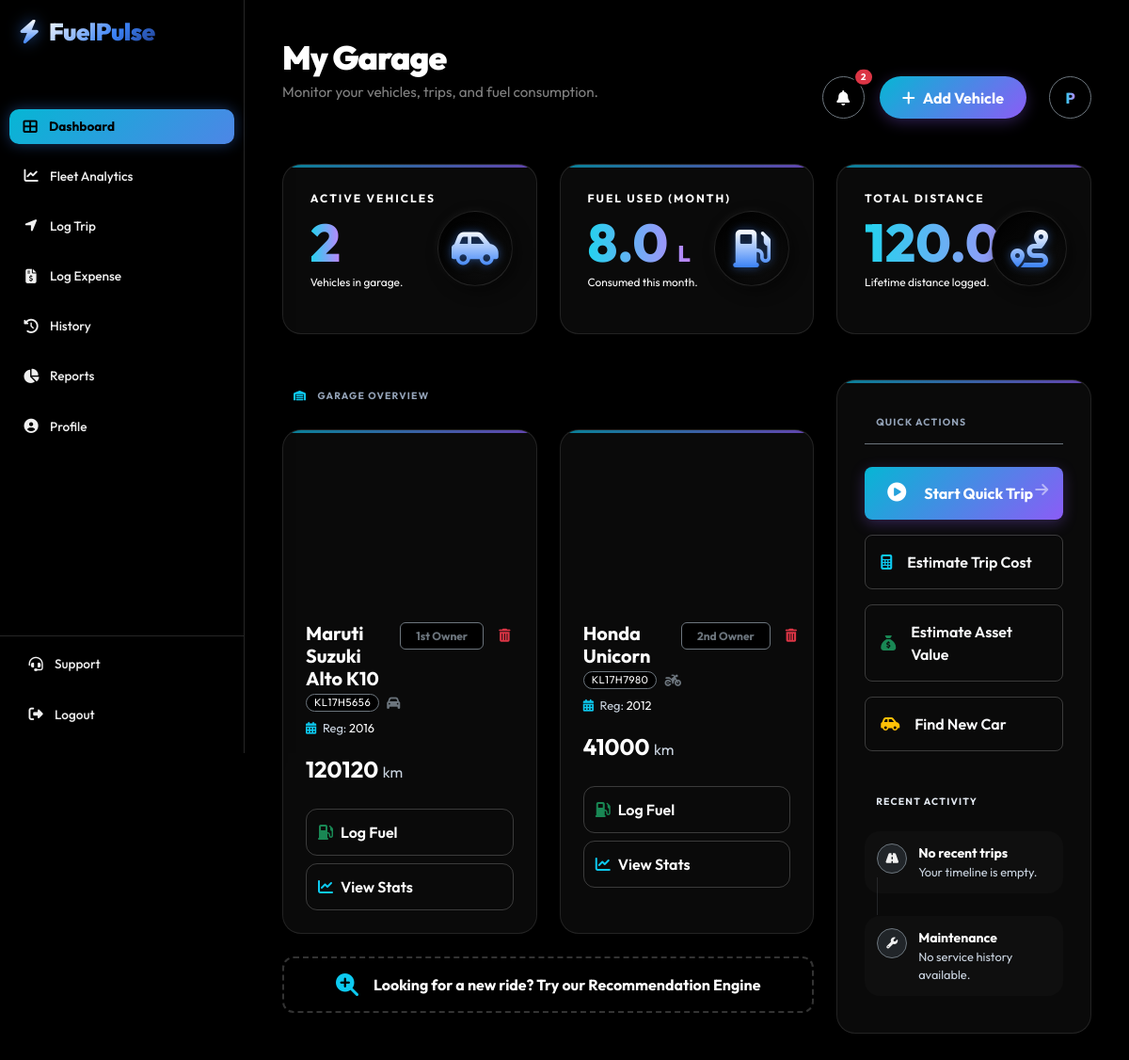
/dashboard/ (signed in), run on an earlier commit of the app's database.
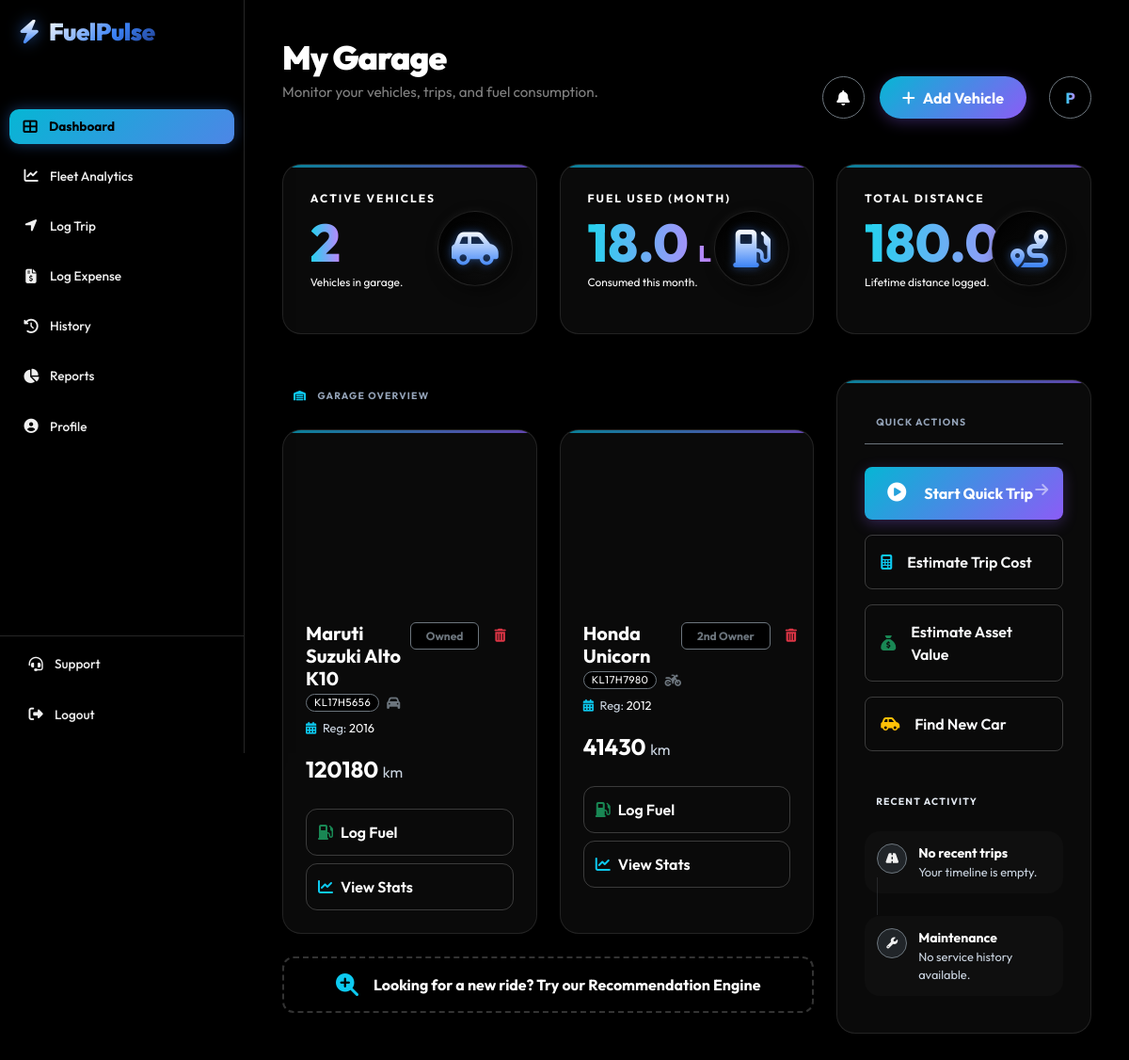
And on a later commit of the database.
### core/models.py (models this page shows, shortened)
class Vehicle(models.Model):
    CATEGORY_CHOICES = [
        ('Two Wheeler', 'Two Wheeler'),
        ('Four Wheeler', 'Four Wheeler'),
        ('Heavy Vehicle', 'Heavy Vehicle'),
    ]
    ownership_type = models.CharField(max_length=50, default="1st Owner")
    FUEL_CHOICES = [
        ('Petrol', 'Petrol'),
        ('Diesel', 'Diesel'),
        ('CNG', 'CNG'),
        ('Electric', 'Electric')
    ]
    owner = models.ForeignKey(User, on_delete=models.CASCADE)
    category = models.CharField(max_length=20, choices=CATEGORY_CHOICES, default='Four Wheeler')
    make = models.CharField(max_length=50)       # e.g. Maruti, Honda (No restricted choices, accepts JS input)
    model_name = models.CharField(max_length=50) # e.g. Swift, City
    license_plate = models.CharField(max_length=20)
    target_mileage = models.FloatField(default=0.0, help_text="Target km/L (e.g., 18.5)")
    target_cost_per_km = models.FloatField(default=0.0, help_text="Target Cost per KM (e.g., 5.0)")
    purchase_year = models.IntegerField(default=2023)
    purchase_price = models.DecimalField(max_digits=12, decimal_places=2, default=500000.00)
    fuel_type = models.CharField(max_length=20, choices=FUEL_CHOICES, default='Petrol')
    current_odometer = models.IntegerField(default=0)
    purchase_price = models.DecimalField(max_digits=12, decimal_places=2, default=500000.00)
    purchase_year = models.IntegerField(default=2021)
    insurance_expiry = models.DateField(null=True, blank=True)
    pollution_expiry = models.DateField(null=True, blank=True)
    fitness_expiry = models.DateField(null=True, blank=True)
    image_url = models.URLField(max_length=500, blank=True, null=True)
    is_active = models.BooleanField(default=True)

### core/views.py (the view)
# urls.py: path('dashboard/', views.dashboard, name='dashboard'),
@login_required
def dashboard(request):
    vehicles = Vehicle.objects.filter(owner=request.user)
    vehicle_count = vehicles.count()
    now = timezone.now()
    fuel_data = FuelLog.objects.filter(
        driver=request.user,
        date__month=now.month,
        date__year=now.year
    ).aggregate(Sum('liters_filled'))
    total_fuel = fuel_data['liters_filled__sum'] or 0
    trip_data = TripLog.objects.filter(driver=request.user).aggregate(Sum('distance_km'))
    total_distance = trip_data['distance_km__sum'] or 0
    notifications = []
    today = datetime.date.today()
    warning_period = datetime.timedelta(days=30) # Warn 30 days before
    for v in vehicles:
        if v.insurance_expiry:
            days_left = (v.insurance_expiry - today).days
            if days_left < 0:
                notifications.append({'type': 'danger', 'msg': f"Insurance EXPIRED for {v.model_name}!"})
            elif days_left <= 30:
                notifications.append({'type': 'warning', 'msg': f"Insurance for {v.model_name} expires in {days_left} days."})
        if v.pollution_expiry:
            days_left = (v.pollution_expiry - today).days
            if days_left < 0:
                notifications.append({'type': 'danger', 'msg': f"PUC EXPIRED for {v.model_name}!"})
            elif days_left <= 30:
                notifications.append({'type': 'warning', 'msg': f"PUC for {v.model_name} expires in {days_left} days."})
    valuation_result = request.session.pop('valuation_result', None)
    valuation_vehicle = request.session.pop('valuation_vehicle', None)
    context = {
        'vehicles': vehicles,
        'vehicle_count': vehicle_count,
        'total_fuel': round(total_fuel, 1),
        'total_distance': round(total_distance, 1),
        'valuation_result': valuation_result,
        'valuation_vehicle': valuation_vehicle,
        'notifications': notifications,
        'notification_count': len(notifications),
    }
    return render(request, 'core/dashboard.html', context)
    client = OpenAI(api_key="")

### templates/core/dashboard.html (shortened to what the changed rows need)
{% extends 'base.html' %}
{% load static %}
{% block content %}
<div class="d-flex justify-content-between align-items-end mb-5 fade-in-up"
     style="animation-duration: 0.6s; position: relative; z-index: 1050;">
    <div class="page-header">
        <h2 class="text-white">My Garage</h2>
    </div>
    <div class="d-flex gap-3 align-items-center">
        <div class="dropdown">
            <a href="#" class="btn btn-dark border border-secondary rounded-circle d-flex align-items-center justify-content-center position-relative shadow-sm"
               id="dashboardNotifyDropdown"
               data-bs-toggle="dropdown"
               aria-expanded="false"
               style="width: 45px; height: 45px; background: #000; transition: 0.3s;">
                <i class="fas fa-bell text-white"></i>
                {% if notification_count > 0 %}
                <span class="position-absolute top-0 start-100 translate-middle badge rounded-pill bg-danger shadow-sm" style="font-size: 0.6rem; border: 2px solid #000;">
                    {{ notification_count }}
                </span>
                {% endif %}
            </a>
        </div>
    </div>
</div>
<div class="row g-4 mb-5">
    <div class="col-md-4">
        <div class="stats-card h-100 position-relative overflow-hidden fade-in-up" style="animation-delay: 0.1s;">
            <div class="stats-label position-relative z-1">
                <h1 class="gradient-text">{{ vehicle_count }}</h1>
            </div>
        </div>
    </div>
    <div class="col-md-4">
        <div class="stats-card h-100 position-relative overflow-hidden fade-in-up" style="animation-delay: 0.2s;">
            <div class="stats-label position-relative z-1">
                <h3>Fuel Used (Month)</h3>
                <h1 class="gradient-text">{{ total_fuel }} <span class="fs-4 text-white">L</span></h1>
                <p class="text-white small">
                    {% if total_fuel == 0 %}No logs recorded yet.{% else %}Consumed this month.{% endif %}
                </p>
            </div>
        </div>
    </div>
    <div class="col-md-4">
        <div class="stats-card h-100 position-relative overflow-hidden fade-in-up" style="animation-delay: 0.3s;">
            <div class="stats-label position-relative z-1">
                <h3>Total Distance</h3>
                <h1 class="gradient-text">{{ total_distance }} <span class="fs-4 text-white">km</span></h1>
                <p class="text-white small">
                    {% if total_distance == 0 %}Start a trip to see data.{% else %}Lifetime distance logged.{% endif %}
                </p>
            </div>
        </div>
    </div>
</div>
<div class="row g-4">
    <div class="col-lg-8">
        <div class="row g-4">
            {% if vehicles %}
                {% for v in vehicles %}
                <div class="col-md-6 fade-in-up" style="animation-delay: 0.5s;">
                      <div class="stats-card vehicle-card h-100 overflow-hidden">
                        <div style="overflow: hidden;">
                            <div class="vehicle-img-container" style="background-image: url('{% if 'Two' in v.category|stringformat:'s' %}https://images.unsplash.com/photo-1558981806-ec527fa84c3d?q=80&w=600&auto=format&fit=crop{% else %}https://images.unsplash.com/photo-1492144534655-ae79c964c9d7?q=80&w=600&auto=format&fit=crop{% endif %}');">
                            </div>
                        </div>
                        <div class="p-4">
                            <div class="d-flex justify-content-between align-items-start mb-3">
                                <div>
                                    <h5 class="fw-bold text-white mb-1">{{ v.make }} {{ v.model_name }}</h5>
                                    <div class="d-flex align-items-center gap-2 mb-2">
                                        <small class="text-white border border-secondary px-2 rounded-pill bg-black" style="font-size: 0.7rem; letter-spacing: 0.5px;">{{ v.license_plate }}</small>
                                        {% if 'Two' in v.category|stringformat:'s' %}
                                            <i class="fas fa-motorcycle text-secondary small"></i>
                                        {% else %}
                                            <i class="fas fa-car text-secondary small"></i>
                                        {% endif %}
                                    </div>
                                    <div class="text-muted small" style="font-size: 0.8rem; color: #cbd5e1 !important;">
                                        <i class="fas fa-calendar-alt me-1 text-info"></i>
                                        Reg: <span class="text-white">{{ v.purchase_year }}</span>
                                    </div>
                                </div>
                                <div class="d-flex gap-2">
                                    <span class="badge bg-black border border-secondary text-secondary d-flex align-items-center px-3">{{ v.ownership_type }}</span>
                                    <a href="{% url 'remove_vehicle' v.id %}" class="btn btn-outline-danger btn-sm px-2 border-0" onclick="return confirm('Delete vehicle?');"><i class="fas fa-trash-alt"></i></a>
                                </div>
                            </div>
                            <div class="fs-4 fw-bold mb-4 text-white">
                                {{ v.current_odometer }} <span class="fs-6 text-muted fw-normal" style="color: #cbd5e1 !important;">km</span>
                            </div>
                            <div class="d-grid gap-2">
                                <a href="{% url 'log_fuel' v.id %}" class="btn-sassy-outline text-white"><i class="fas fa-gas-pump me-2 text-success"></i> Log Fuel</a>
                                <a href="{% url 'vehicle_stats' v.id %}" class="btn-sassy-outline text-white"><i class="fas fa-chart-line me-2 text-info"></i> View Stats</a>
                            </div>
                        </div>
                    </div>
                </div>
                {% endfor %}
            {% endif %}
        </div>
    </div>
</div>
{% endblock %}

What changed in the data, as far as the page shows it:
changed Vehicle "Maruti Suzuki": ownership_type "1st Owner" → "Owned"; current_odometer "120120" → "120180"
changed Vehicle "Honda": current_odometer "41000" → "41430"
Also different on the page:
{{ total_fuel }}: "8.0" → "18.0"
{{ total_distance }}: "120.0" → "180.0"
{{ notification_count }}: "2" → (not shown)
